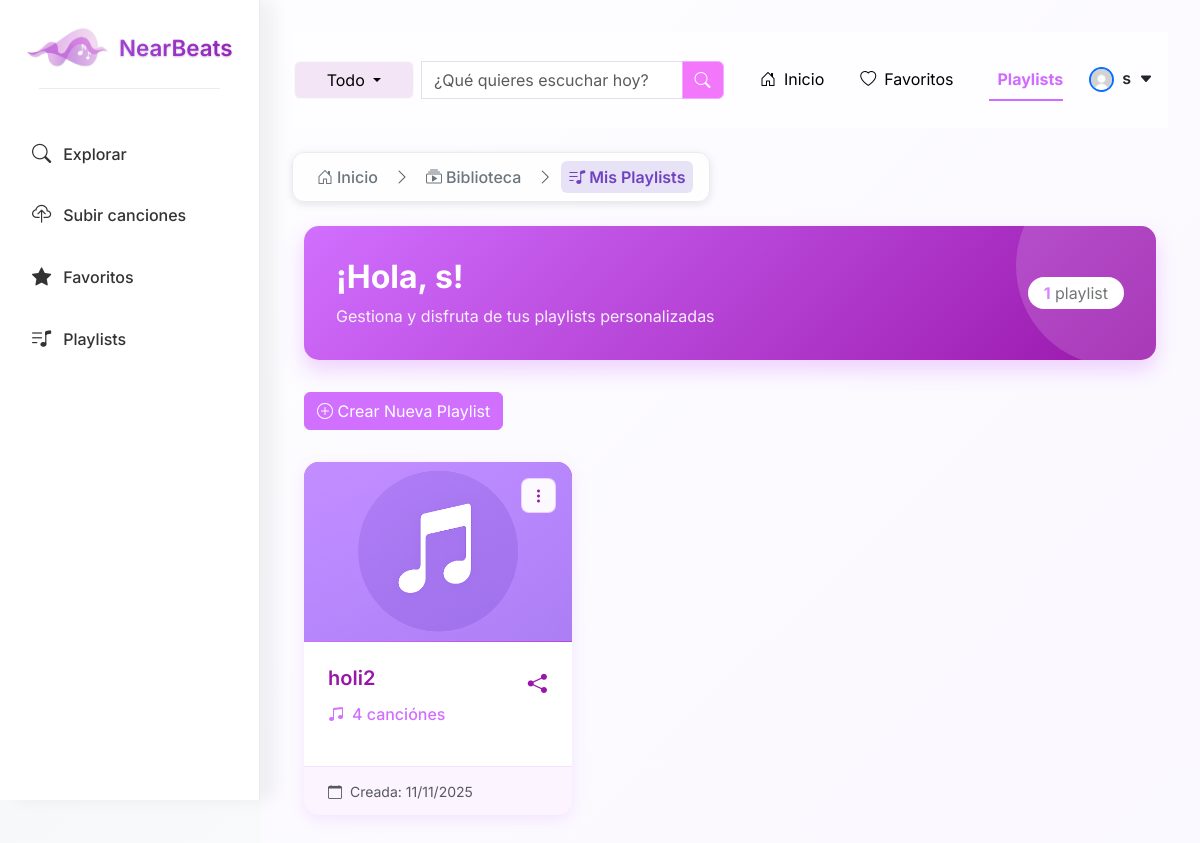
Before: /playlists/ (signed in) with the older database file.
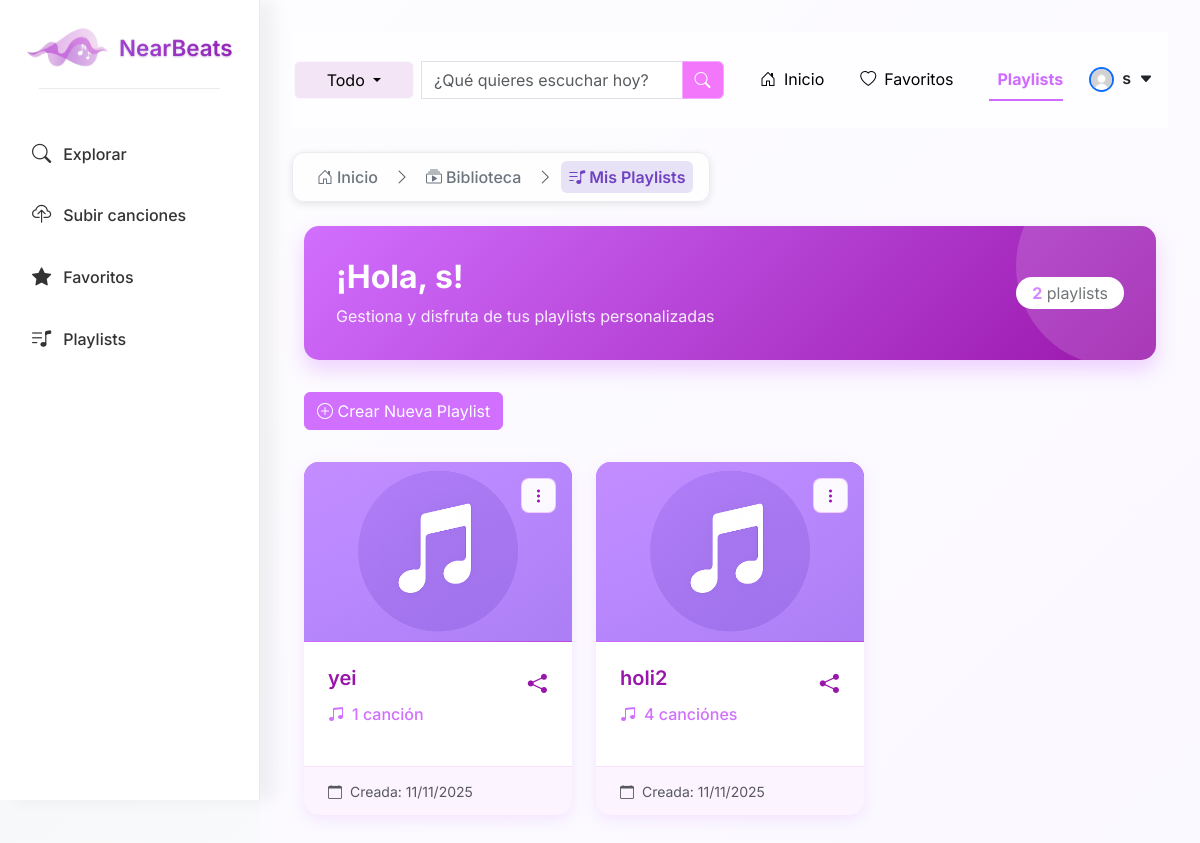
After: the same page with the newer database file.
### usuarios/models.py (models this page shows, shortened)
class Usuario(AbstractBaseUser, PermissionsMixin):
    ROLES = (
        ('Artista', 'Artista'),
        ('Oyente', 'Oyente'),
    )
    email = models.EmailField(unique=True)             # User's email (unique identifier)
    nombre = models.CharField(max_length=100)          # User's name
    rol = models.CharField(max_length=10, choices=ROLES)  # User role: Artista or Oyente
    is_active = models.BooleanField(default=True)      # Can the user log in?
    is_staff = models.BooleanField(default=False)      # Can access Django admin?
    objects = UsuarioManager()                         # Link to custom manager
    USERNAME_FIELD = 'email'                           # Use email as login identifier
    REQUIRED_FIELDS = ['nombre', 'rol']                # Fields required when creating a superuser

### library/models.py (models this page shows, shortened)
class Playlist(models.Model):
    name = models.CharField(max_length=255)
    description = models.TextField(blank=True)
    user = models.ForeignKey(
        settings.AUTH_USER_MODEL,
        on_delete=models.CASCADE,
        related_name="playlists"
    )
    songs = models.ManyToManyField('Song', through='PlaylistSong', related_name='playlists')
    cover_image = models.ImageField(
        upload_to='playlist_covers/',
        blank=True,
        null=True,
        help_text="Portada personalizada de la playlist"
    )
    created_at = models.DateTimeField(auto_now_add=True)
    updated_at = models.DateTimeField(auto_now=True)
    class Meta:
        ordering = ['-created_at']
        unique_together = ['name', 'user']

### library/views.py (the view)
# urls.py: path('playlists/', libraryViews.playlists, name='playlists'),
@login_required
def playlists(request):
    user_playlists = Playlist.objects.filter(user=request.user).prefetch_related('songs')
    return render(request, 'playlists.html', {'playlists': user_playlists})

### library/templates/playlists.html (shortened to what this page needs)
{% extends "base_library.html" %}
{% load static %}
{% block extra_css %}
  <link rel="stylesheet" href="{% static 'css/style_viewplaylists.css' %}?v=1">
{% endblock %}
{% block content %}
<div class="container-fluid">
    <div class="user-banner">
        <div class="row align-items-center">
            <div class="col-md-8">
                <h2>¡Hola, {{ request.user.nombre|default:"Usuario" }}!</h2>
                <p>Gestiona y disfruta de tus playlists personalizadas</p>
            </div>
            <div class="col-md-4 text-md-end">
                <div class="d-inline-block bg-white rounded-pill px-3 py-1">
                    <span class="text-purple fw-bold" style="color: var(--primary-purple) !important;">{{ playlists|length }}</span>
                    <span class="text-muted"> playlist{{ playlists|length|pluralize:"s" }}</span>
                </div>
            </div>
        </div>
    </div>
    <div class="action-buttons">
        <a href="{% url 'create_playlist' %}" class="btn btn-primary">
            <i class="bi bi-plus-circle"></i> Crear Nueva Playlist
        </a>
    </div>
    <div class="row">
        {% if playlists %}
            {% for playlist in playlists %}
            <div class="col-md-6 col-lg-4 mb-4">
                <div class="card playlist-card h-100">
                    <div class="playlist-actions">
                        <div class="dropdown">
                            <button class="dropdown-toggle" type="button" data-bs-toggle="dropdown" aria-expanded="false"
                                    onclick="event.preventDefault(); event.stopPropagation();">
                                <i class="bi bi-three-dots-vertical"></i>
                            </button>
                        </div>
                    </div>
                    <a href="{% url 'playlist_detail' playlist.id %}" class="playlist-link">
                        {% if playlist.cover_image %}
                            <img src="{{ playlist.cover_image.url }}" alt="{{ playlist.name }}" class="playlist-cover">
                        {% else %}
                            <div class="playlist-cover playlist-cover-default">
                                <img src="{% static 'images/sin_portada.png' %}" alt="{{ playlist.name }}" class="playlist-cover">
                            </div>
                        {% endif %}
                        <div class="card-body">
                            <div class="d-flex justify-content-between">
                                <h5 class="card-title">{{ playlist.name }}</h5>
                                <button class="btn btn-link p-0 share-btn"
                                        onclick="event.stopPropagation(); event.preventDefault(); share_playlist('{{ playlist.id }}');"
                                        title="Compartir playlist">
                                    <i class="bi bi-share-fill" style="font-size: 1.2rem; color: #9816AA; "></i>
                                </button>
                            </div>
                            <p class="card-text">
                                <span class="song-count">
                                    <i class="bi bi-music-note-beamed"></i>
                                    {{ playlist.songs.count }} canción{{ playlist.songs.count|pluralize:"es" }}
                                </span>
                            </p>
                        </div>
                        <div class="card-footer text-muted">
                            <small><i class="bi bi-calendar me-1"></i> Creada: {{ playlist.created_at|date:"d/m/Y" }}</small>
                        </div>
                    </a>
                </div>
            </div>
            {% endfor %}
        {% endif %}
    </div>
</div>
{% endblock %}

### library/templates/base_library.html (shortened to what this page needs)
{% load static %}
<!DOCTYPE html>
<html lang="es">
<head>
  <link href="https://cdn.jsdelivr.net/npm/bootstrap@5.3.7/dist/css/bootstrap.min.css" rel="stylesheet"/>
  <link href="https://cdn.jsdelivr.net/npm/bootstrap-icons@1.11.3/font/bootstrap-icons.css" rel="stylesheet"/>
  <link rel="stylesheet" href="{% static 'css/style_BaseLibrary.css' %}?v=1">
  <link rel="stylesheet" href="{% static 'css/styleLibrary.css' %}?v=1">
  <link rel="stylesheet" href="{% static 'css/styleFavorites.css' %}?v=1">
  <link rel="stylesheet" href="{% static 'main/css/estilo.css' %}?v=1">
  {% block extra_css %}{% endblock %}
</head>
<body>
  <aside class="sidebar fade-in" id="sidebar">
    <div class="logo-container">
      <div class="logo">
        <img src="{% static 'images/NearBeats_SF.png' %}" alt="NearBeats">
        <span class="brand-name">NearBeats</span>
      </div>
      <div class="divider"></div>
    </div>
    <ul class="nav-links">
      <li>
        <a href="{% url 'see_library' %}"
           class="{% if request.resolver_match.url_name == 'see_library' %}active{% endif %}">
           <i class="bi bi-search"></i> Explorar
        </a>
      </li>
      {% if user.is_authenticated and user.rol == "Artista" %}
        <li>
          <a href="{% url 'upload_songs' %}"
             class="{% if request.resolver_match.url_name == 'upload_songs' %}active{% endif %}">
             <i class="bi bi-cloud-upload"></i> Subir canciones
          </a>
        </li>
      {% endif %}
      {% if user.is_authenticated %}
      <li>
        <a href="{% url 'favorites' %}"
           class="{% if request.resolver_match.url_name == 'favorites' %}active{% endif %}">
           <i class="bi bi-star-fill"></i> Favoritos
        </a>
      </li>
        <li>
        <a href="{% url 'playlists' %}">
           <i class="bi bi-music-note-list"></i> Playlists
        </a>
      </li>
       {% endif %}
    </ul>
    <div class="bottom-buttons mt-auto p-2">
    </div>
  </aside>
  <main class="main-content fade-in">
    {% include 'main/main_navbar.html' %}
    <div class="location-indicator mb-4">
      <div class="d-flex align-items-center mb-3">
        <div class="custom-breadcrumb">
          <a href="{% url 'home' %}" class="breadcrumb-item">
            <i class="bi bi-house-door me-1"></i>
            <span>Inicio</span>
          </a>
          <span class="breadcrumb-divider mx-2">
            <i class="bi bi-chevron-right text-muted"></i>
          </span>
          <a href="{% url 'see_library' %}" class="breadcrumb-item">
            <i class="bi bi-collection-play me-1"></i>
            <span>Biblioteca</span>
          </a>
          {% if 'playlist' in request.resolver_match.url_name %}
            {% if request.resolver_match.url_name == 'playlists' %}
              <span class="breadcrumb-divider mx-2">
                <i class="bi bi-chevron-right text-muted"></i>
              </span>
              <span class="breadcrumb-item active">
                <i class="bi bi-music-note-list me-1"></i>
                <span>Mis Playlists</span>
              </span>
            {% endif %}
          {% endif %}
        </div>
      </div>
    </div>
    {% block content %}{% endblock %}
  </main>
</body>
</html>

### main/templates/main/main_navbar.html (shortened to what this page needs)
{% load static %}
<nav class="main-navbar d-flex justify-content-between align-items-center {% if request.resolver_match.url_name in 'see_library,upload_songs,favorites,playlists,playlist_detail,add_song_to_playlist' %}library-navbar{% endif %}" style="padding-left: 2px;">
    {% if request.resolver_match.url_name != 'upload_songs' and request.resolver_match.url_name != 'login' and request.resolver_match.url_name != 'register' %}
    <form class="d-flex align-items-center w-50 form-search" method="GET" action="{% url 'buscar' %}">
    <div class="input-group position-relative">
            <div class="btn-group me-2">
                <button type="button" class="btn btn-light dropdown-toggle" data-bs-toggle="dropdown"
                    aria-expanded="false" id="dropdownFiltro" style="background-color: #f3e5f5; min-width: 120px;">
                    <span id="filtroSeleccionado">
                        {% if filterOption == "titulo" %}Título
                        {% elif filterOption == "artista" %}Artista
                        {% elif filterOption == "genero" %}Género
                        {% elif filterOption == "año_publicacion" %}Año de Publicación
                        {% elif filterOption == "emocion" %}Emoción
                        {% else %}Todo{% endif %}
                    </span>
                </button>
            </div>
            <input type="search" class="form-control" name="q" id="busqueda" placeholder="¿Qué quieres escuchar hoy?"
                value="{{ searchTerm }}" autocomplete="off">
            <button type="submit" class="btn btn-search" aria-label="Buscar">
                <i class="bi bi-search" aria-hidden="true"></i>
            </button>
        </div>
    </form>
    {% else %}
    <div class="w-40"></div>
    {% endif %}
     <ul class="nav justify-content-end nav-underline nav-underlinem align-items-center w-50">
    <li class="nav-item nav-itemm nav-itemmHome">
        <a class="nav-link nav-linkm {% if request.resolver_match.url_name == 'home' %}active{% endif %}"
            aria-current="page" href="{% url 'home' %}">
            <i class="bi bi-house-door me-2"></i>Inicio
        </a>
    </li>
        {% if user.is_authenticated %}
    <li class="nav-item nav-itemm">
        <a class="nav-link nav-linkm {% if request.resolver_match.url_name == 'favorites' %}active{% endif %}"
           href="{% url 'favorites' %}">
            <i class="bi bi-heart me-2"></i>Favoritos
        </a>
    </li>
    <li class="nav-item nav-itemm">
        <a class="nav-link nav-linkm {% if request.resolver_match.url_name == 'playlists' %}active{% endif %}"
           href="{% url 'playlists' %}">
            Playlists
        </a>
    </li>
<li class="nav-item dropdown">
    <a class="nav-link d-flex align-items-center profile-toggle text-dark" href="#" id="userDropdown"
        role="button" data-bs-toggle="dropdown" aria-expanded="false" style="text-decoration: none;">
        <img src="{% static 'images/default_profile.jpeg' %}" alt="Foto de perfil"
            class="rounded-circle border border-2 border-primary"
            style="width: 25px; height: 25px; object-fit: cover;">
        <div class="d-none d-md-flex flex-column align-items-start ms-2">
            <span class="fw-semibold" style="line-height: 1.2;">{{ user.nombre }}</span>
        </div>
        <i class="bi bi-caret-down-fill ms-2 small"></i>
    </a>
</li>
        {% endif %}
    </ul>
</nav>
{% if request.resolver_match.url_name != 'upload_songs' and request.resolver_match.url_name != 'login' and request.resolver_match.url_name != 'register' %}
{% if canciones %}
<div class="row mt-4 justify-content-center">
    {% if most_listened_artist != None %}
    <div class="col-auto d-flex flex-column align-items-center">
        <button type="button" class="btn btn_m_artist">Artista más
        escuchado de esta categoria</button>
        <div class="card mb-3" style="max-width: 540px;">
            <div class="row g-0">
                <div class="col-md-4">
                <img src="{{ artist_photo.url }}" class="img-fluid
                rounded-start" alt="Foto de perfil de artista">
                </div>
                <div class="col-md-8">
                    <div class="card-body">
                        <h5 class="card-title">{{most_listened_artist}}</h5>
                        <p class="card-text">Número de reproducciones: {{ cant_reproductions }}.</p>
                    </div>
                </div>
            </div>
        </div>
    </div>
    {% endif %}
    {% for song in canciones %}
    <div class="col-12 mb-4 d-flex justify-content-center">
        <div class="card shadow-sm w-75" style="min-height: 180px;">
            <div class="row g-0 align-items-center">
                <div class="col-auto">
                    {% if song.cover_image %}
                    <img src="{{ song.cover_image.url }}" alt="{{ song.title }}"
                        style="width: 180px; height: 120px; object-fit: cover; margin: 10px; border-radius: 10px;">
                    {% else %}
                    <img src="{% static 'images/sin_portada.png' %}" alt="Sin imagen"
                        style="width: 180px; height: 120px; object-fit: cover; margin: 10px; border-radius: 10px;">
                    {% endif %}
                </div>
                <div class="col ps-3">
                    <div class="card-body">
                        <h5 class="card-title mb-2">{{ song.title }}</h5>
                        <p class="card-text text-muted mb-2">{{ song.artist_name }}</p>
                        {% if song.audio_file %}
                        <audio controls controlslist="nodownload" oncontextmenu="return false;" style="width: 100%;">
                            <source src="{{ song.audio_file.url }}" type="audio/mpeg">
                            Tu navegador no soporta audio.
                        </audio>
                        {% else %}
                        <small class="text-muted">Audio no disponible</small>
                        {% endif %}
                    </div>
                </div>
            </div>
        </div>
    </div>
    {% endfor %}
</div>
{% else %}
<br>
{% endif %}
{% endif %}

Changed rows visible on the page:
added Playlist: name "yei", songs.count "1", created_at "11/11/2025"
Other visible differences:
{{ playlists|length }}: "1" → "2"
